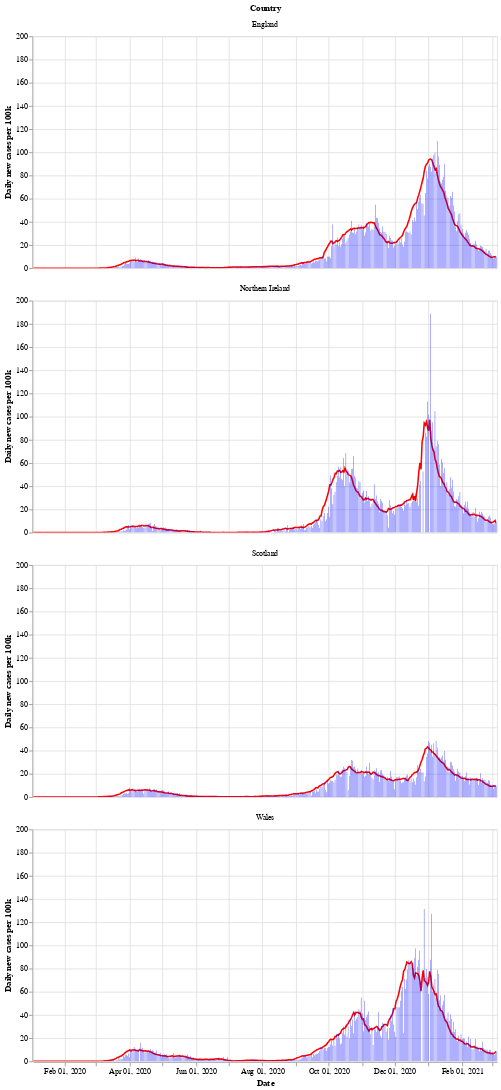

The code cell stored with this chart in its notebook:
### Markdown cell above
Next is a bar chart of the number of new cases in each country (per 100k population), with the 7 day moving average of cases. Again we see that Wales saw a longer period of raising and falling cases compared to the other countries.

After a period of cases falling, each nation is now seeing a rise in the number of cases - especially in Wales.

### Code cell
# collapse
bars = alt.Chart(uk_cases).mark_bar().encode(
    x=alt.X("yearmonthdate(date):T", axis=alt.Axis(title='Date')),
    y=alt.Y("newCasesRate:Q", axis=alt.Axis(title='Daily new cases per 100k')),
    tooltip='newCasesRate',
    color=alt.condition(
        alt.datum.dailyChange > 0,
        alt.value("orange"),  # The positive color
        alt.value("blue")  # The negative color
    )
).properties(title='New cases per 100k population with rolling 7 day average', width=600).interactive()
line = alt.Chart(uk_cases).mark_line(
    color='red',
    size=2,
).transform_window(
    rolling_mean='mean(newCasesRate)',
    frame=[0, 7],
    groupby=['areaName']
).encode(
    x='yearmonthdate(date):T',
    y='rolling_mean:Q'
)
alt.layer(line, bars, data=uk_cases).facet(alt.Row('areaName', title='Country'), columns=1)

### Figure 1 — Vega-Lite specification as saved in the notebook (floating-point values rounded to 4 significant figures; data arrays with more than 128 entries replaced by an {"elided": "..."} marker saying what was removed)
{"config": {"view": {"continuousWidth": 400, "continuousHeight": 300}}, "data": {"name": "data-20faa54b875e672cdf254c43a899471c"}, "facet": {"type": "nominal", "field": "areaName", "title": "Country"}, "spec": {"layer": [{"mark": {"type": "line", "color": "red", "size": 2}, "encoding": {"x": {"type": "temporal", "field": "date", "timeUnit": "yearmonthdate"}, "y": {"type": "quantitative", "field": "rolling_mean"}}, "transform": [{"window": [{"op": "mean", "field": "newCasesRate", "as": "rolling_mean"}], "frame": [0, 7], "groupby": ["areaName"]}]}, {"mark": "bar", "encoding": {"color": {"condition": {"value": "orange", "test": "(datum.dailyChange > 0)"}, "value": "blue"}, "tooltip": {"type": "quantitative", "field": "newCasesRate"}, "x": {"type": "temporal", "axis": {"title": "Date"}, "field": "date", "timeUnit": "yearmonthdate"}, "y": {"type": "quantitative", "axis": {"title": "Daily new cases per 100k"}, "field": "newCasesRate"}}, "selection": {"selector002": {"type": "interval", "bind": "scales", "encodings": ["x", "y"]}}, "title": "New cases per 100k population with rolling 7 day average", "width": 600}]}, "columns": 1, "$schema": "https://vega.github.io/schema/vega-lite/v4.8.1.json", "datasets": {"data-20faa54b875e672cdf254c43a899471c": {"elided": "1708 records"}}}
